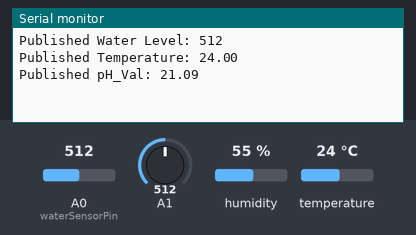
Bench run of a sketch on a simulated Arduino MKR. On the bench: the last lines printed to the serial monitor. The inputs (shaded band) are chosen by the test bench; at power-on: temperature 24 °C, A0 (waterSensorPin) = 512, A1 = 512, humidity 55 %. WiFi joins after 1.5 s; servers stay silent unless stated; no MQTT or app messages arrive unless stated.

Above: at 2.7 s.
2.8 s: temperature set to 12 °C
At 3.9 s:
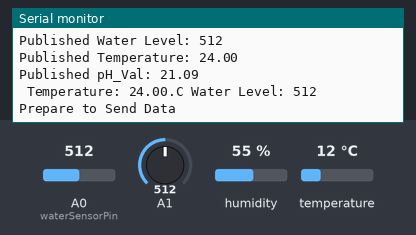
4.3 s: A0 (waterSensorPin) set to 716
At 5.27 s:
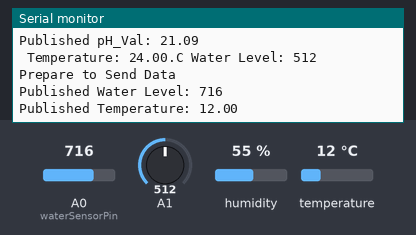
5.8 s: A1 set to 716
At 6.8 s:
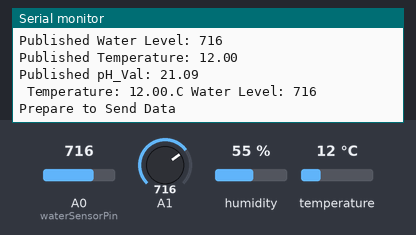
7.3 s: temperature set to 19 °C
At 8.78 s:
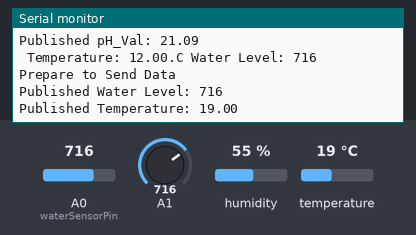
8.8 s: A0 (waterSensorPin) set to 992
At 10.2 s:
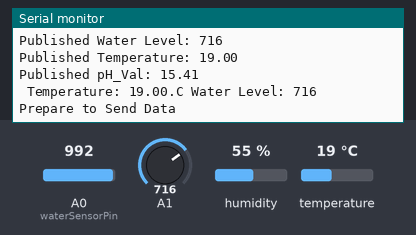
10.3 s: A1 set to 992
At 12.62 s:
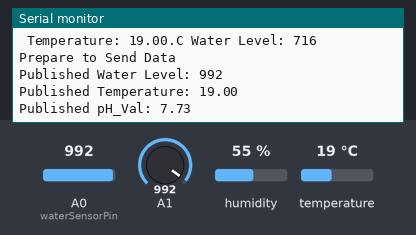
Timing chart, 0 to 12.8 s (numbered marks = the images above; inputs shaded):
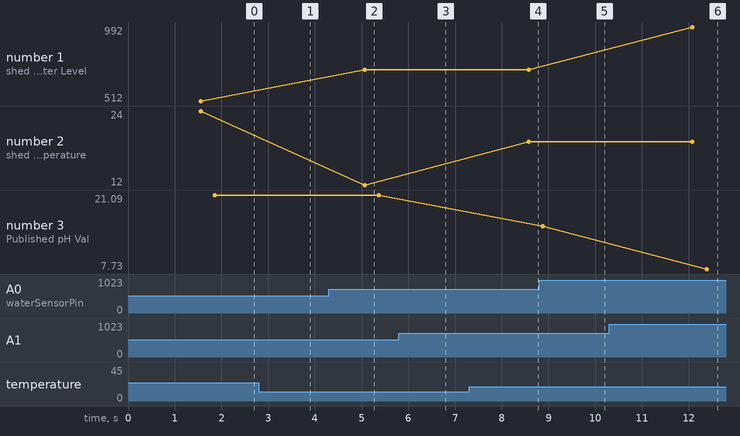

The sketch:

Final_Code_210.ino
```cpp
#include <ArduinoMqttClient.h>
#include <WiFiNINA.h>
#include <Adafruit_Sensor.h>
#include <PubSubClient.h>
#include <DHT.h>
#include <SimpleTimer.h>

SimpleTimer timer;

float calibration_value = 21.34 - 0.7 + 14.7;
int phval = 0;
unsigned long int avgval;
int buffer_arr[10], temp;

float ph_act;

char ssid[] = "Sidhant";
char pass[] = "Sid@1234";
char broker[] = "broker.hivemq.com";  // Get this from HiveMQ Cloud
const char topic1[] = "WaterLevel";
const char topic2[] = "DHT";
const char topic3[] = "Ph";
const char *HOST="api.thingspeak.com";
String api_key = "XUT443RMSHZ08YYY";

WiFiClient wifiClient;
MqttClient client(wifiClient);

#define DHTPIN 2
#define DHTTYPE DHT22
DHT dht(DHTPIN, DHTTYPE);

const int waterSensorPin = A0;  // Assuming you have an analog water level sensor

void setup() {
  Serial.begin(9600);

  WiFi.begin(ssid, pass);
  while (WiFi.status() != WL_CONNECTED) {
    delay(1000);
    Serial.println("Connecting to WiFi...");
  }

  dht.begin();

  // Connecting to broker
  if (!client.connect(broker, 1883)) {
    Serial.print("MQTT CONNECTION FAILED");
    Serial.println(client.connectError());
  }
}

void loop() {
  client.poll();
  int waterLevel = analogRead(waterSensorPin);
  float temperature = dht.readTemperature();
  if (client.connected()) {
    if (client.beginMessage(topic1)) {


      Serial.println("Published Water Level: " + String(waterLevel));
      //  client.println(temperature);
      client.println(waterLevel);
      client.endMessage();
    } else {
      Serial.println("Publish water level failed");
    }

    if (client.beginMessage(topic2)) {


      Serial.println("Published Temperature: " + String(temperature));

      client.println(temperature);
      client.endMessage();

    } else {
      Serial.println("Publish DHT failed");
    }

    if (client.beginMessage(topic3)) {
      timer.run();  // Initiates SimpleTimer
      for (int i = 0; i < 10; i++) {
        buffer_arr[i] = analogRead(A1);
        delay(30);
      }
      for (int i = 0; i < 9; i++) {
        for (int j = i + 1; j < 10; j++) {
          if (buffer_arr[i] > buffer_arr[j]) {
            temp = buffer_arr[i];
            buffer_arr[i] = buffer_arr[j];
            buffer_arr[j] = temp;
          }
        }
      }
      avgval = 0;
      for (int i = 2; i < 8; i++)
        avgval += buffer_arr[i];
      float volt = (float)avgval * 5.0 / 1024 / 6;
      ph_act = -5.70 * volt + calibration_value;

      Serial.print("Published pH_Val: ");
      Serial.println(ph_act);

      client.print(ph_act);
      client.endMessage();
    } else {
      Serial.println("Publish failed");
    }
    delay(1000);  // Publish every 2 seconds (adjust as needed)
  }
  if (isnan(temperature) || isnan(waterLevel) || isnan(ph_act)) {
    Serial.println(F("Failed to read data from DHT22 Sensor!!"));
    return;
  }


  Serial.print(F(" Temperature: "));
  Serial.print(temperature);
  Serial.print(F(".C"));
  Serial.print(F(" Water Level: "));
  Serial.print(waterLevel);


  Send_Data(temperature,waterLevel,ph_act);
  delay(1000);
}

void Send_Data(float t, int WaterLevel,float ph) {
  Serial.println("\nPrepare to Send Data");
  WiFiClient client;
  const int httpPort = 80;

  if (!client.connect(HOST, httpPort)) {
    Serial.println("Connection Failed");
    return;
  } else {
    String data_to_send = "api_key=" + api_key;
    data_to_send += "&field1=";
    data_to_send += String(WaterLevel);
    data_to_send += "&field2=";
    data_to_send += String(t);
      data_to_send += "&field3=";
    data_to_send += String(ph);
    data_to_send += "\r\n\r\n";

    client.print("POST /update HTTP/1.1\n");
    client.print("Host: api.thingspeak.com\n");
    client.print("Connection: close\n");
    client.print("X-THINGSPEAKAPIKEY: " + api_key + "\n");
    client.print("Content-Type: application/x-www-form-urlencoded\n");
    client.print("Content-Length: ");
    client.print(data_to_send.length());
    client.print("\n\n");
    client.print(data_to_send);
    delay(1000);
  }
  client.stop();
}
```

Measured:
- after the input at 4.3 s, the serial monitor: prints a new line after 0.77 s (image 2)
- after the input at 7.3 s, the serial monitor: prints a new line after 1.3 s (image 4)
- after the input at 10.3 s, the serial monitor: prints a new line after 2.1 s (image 6)
- plotted number 1: 512 → 716 after the input at 4.3 s
- plotted number 2: 12 → 19 after the input at 7.3 s
- plotted number 3: 15.41 → 7.73 after the input at 10.3 s
